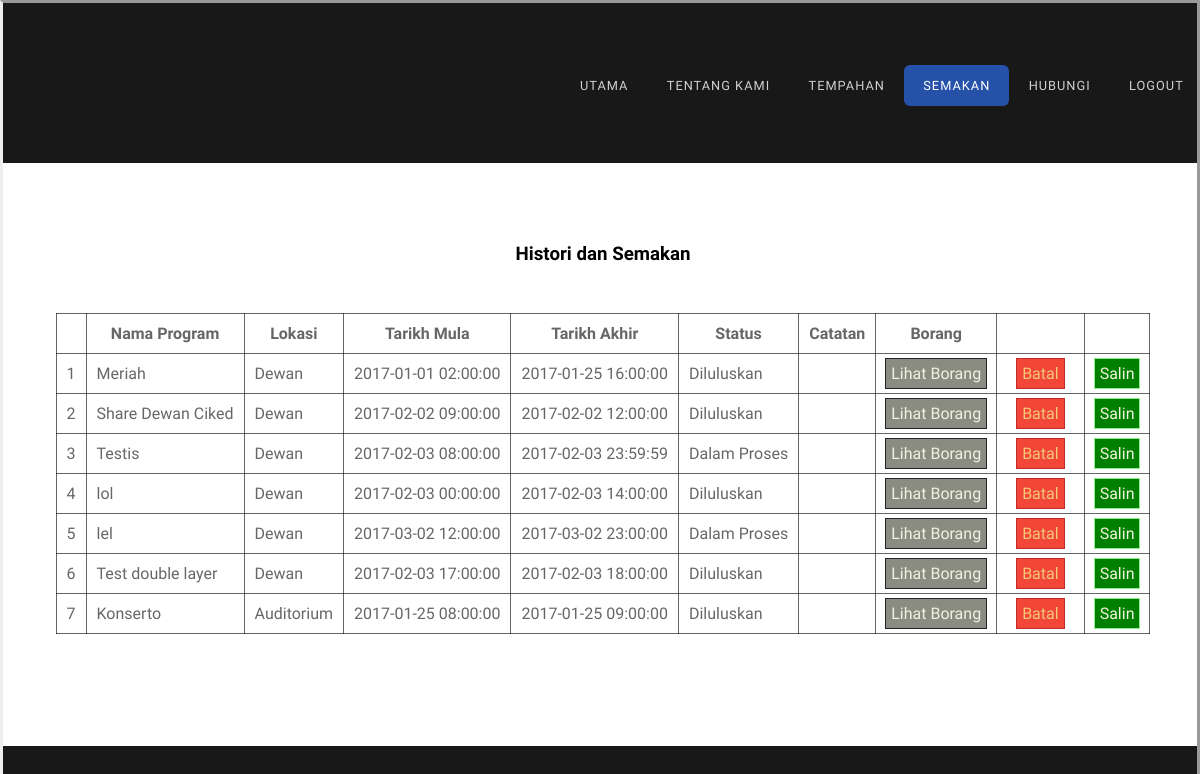
Screenshot of /history.php (signed in) with the database file from the repository.
### tables this page shows
CREATE TABLE `book` (
  `id` int(11) NOT NULL,
  `user_id` int(11) NOT NULL,
  `location` varchar(255) NOT NULL,
  `lcd` int(11) NOT NULL,
  `speaker` int(11) NOT NULL,
  `laptop` int(11) NOT NULL,
  `microphone` int(11) NOT NULL,
  `screen` int(11) NOT NULL,
  `tv` int(11) NOT NULL,
  `extension` int(11) NOT NULL,
  `nama_program` varchar(255) NOT NULL,
  `jawatan` varchar(255) NOT NULL,
  `no_tel` varchar(255) NOT NULL,
  `approval` int(11) NOT NULL,
  `start_date` datetime NOT NULL,
  `end_date` datetime NOT NULL
);

### user_info.php (called while the page is built, shortened)
<?php
$user_id = $_SESSION['user_id'];
?>

### history.php (the view, shortened to what this page needs)
<?php
include 'dbconfig.php';
include 'user_info.php';
$query = "SELECT * FROM book WHERE user_id = $user_id";
$result = $con->query($query);
?>
<!DOCTYPE html PUBLIC "-//W3C//DTD XHTML 1.0 Strict//EN" "http://www.w3.org/TR/xhtml1/DTD/xhtml1-strict.dtd">
<html xmlns="http://www.w3.org/1999/xhtml">
<head>
<link href="default.css" rel="stylesheet" type="text/css" media="all" />
<link href="fonts.css" rel="stylesheet" type="text/css" media="all" />
</head>
<body>
<div id="=">
	<div id="header" class="container">
		<?php include "menu.php"; ?>
	</div>
	</div>
<div id="wrapper">
  <div id="three-column" class="container">
	<div class="title">
	  <h3 align="center">Histori dan Semakan</h3>
	</div>
	<div>
	<center>
		<table>
			<thead>
				<tr>
					<th></th>
					<th>Nama Program</th>
					<th>Lokasi</th>
					<th>Tarikh Mula</th>
					<th>Tarikh Akhir</th>
					<th>Status</th>
					<th>Catatan</th>
					<th>Borang</th>
					<th></th>
				</tr>
			</thead>
			<tbody>
				<?php $count = 1; ?>
				<?php while($row = $result->fetch_assoc()) { ?>
				<?php
					if($row['approval'] == 1){
						$row['approval'] = 'Diluluskan';
					}
					else if($row['approval'] == 2){
						$row['approval'] = 'Ditolak';
					}
					else if($row['approval'] == 3){
						$row['approval'] = 'Batal';
					}
					else{
						$row['approval'] = 'Dalam Proses';
					}
				?>
				<tr>
					<td><?php echo $count; ?></td>
					<td><?php echo $row['nama_program']; ?></td>
					<td><?php echo $row['location']; ?></td>
					<td><?php echo $row['start_date']; ?></td>
					<td><?php echo $row['end_date']; ?></td>
					<td><?php echo $row['approval']; ?></td>
					<td style="max-width: 100px;"><?php echo $row['reason']; ?></td>
					<td><a class="borang" href="borang.php?book_id=<?php echo $row['id']; ?>" target="_blank">Lihat Borang</a></td>
					<td><a class="tolak" href="cancel.php?book_id=<?php echo $row['id']; ?>&status=3">Batal</a></td>
					<td><a class="salin" href="borang.php?book_id=<?php echo $row['id']; ?>&print=1" target="_blank">Salin</a></td>
				</tr>
				<?php $count++; ?>
				<?php } ?>
			</tbody>
		</table>
	</center>
	</div>
</div>
</div>
</body>
</html>

### default.css (style rules this page uses)
html, body { height: 100%; }
body { margin: 0px; padding: 0px; background: #181818; font-family: 'Didact Gothic', sans-serif; font-size: medium; color: #FFF; text-decoration: none; text-transform: none; border-top-style: outset; border-right-style: outset; border-bottom-style: outset; border-left-style: outset; border-top-color: #999; }
h1, h2, h3 { margin: 0; padding: 0; color: #000; }
a { color: #ee0000; }
.container { overflow: hidden; margin: 0em auto; width: 1200px; }
.box1, .box2, .box3, { float: left; margin-right: 20px; }
.title { margin-bottom: 3em; color: #333; border-top-color: #CCC; border-right-color: #CCC; border-bottom-color: #CCC; border-left-color: #CCC; }
#wrapper { position: relative; padding: 5em 0em 7em 0em; background: #FFF; border-top-color: #CCC; border-right-color: #CCC; border-bottom-color: #CCC; border-left-color: #CCC; background-color: #FFFFFF; }
#header { position: relative; padding: 5em 0em; }
#three-column { color: rgba(0,0,0,0.6); border-top-style: none; border-right-style: none; border-bottom-style: none; border-left-style: none; border-top-color: #999; }
.borang { padding: 5px; text-decoration: none; background: #8B8C81; color: #F2F1DF; outline: 1px solid #212625; }
.tolak { padding: 5px; text-decoration: none; background: #F24738; color: #F2C777; outline: 1px solid #BF2A2A; margin: 10px; }
.salin { padding: 5px; text-decoration: none; background: green; color: #F2F1DF; outline: 1px solid lightgreen; }

### history.php (style rules this page uses)
table { border-collapse: collapse; }
table, th, td { border: 1px solid rgba(0,0,0,0.6); }
th, td { padding: 10px 10px; }

### rows the page displays
book: nama_program "Meriah", location "Dewan", start_date "2017-01-01 02:00:00", end_date "2017-01-25 16:00:00", approval "Diluluskan"
book: nama_program "Share Dewan Ciked", location "Dewan", start_date "2017-02-02 09:00:00", end_date "2017-02-02 12:00:00", approval "Diluluskan"
book: nama_program "Testis", location "Dewan", start_date "2017-02-03 08:00:00", end_date "2017-02-03 23:59:59", approval "Dalam Proses"
book: nama_program "lol", location "Dewan", start_date "2017-02-03 00:00:00", end_date "2017-02-03 14:00:00", approval "Diluluskan"
book: nama_program "lel", location "Dewan", start_date "2017-03-02 12:00:00", end_date "2017-03-02 23:00:00", approval "Dalam Proses"
book: nama_program "Test double layer", location "Dewan", start_date "2017-02-03 17:00:00", end_date "2017-02-03 18:00:00", approval "Diluluskan"
book: nama_program "Konserto", location "Auditorium", start_date "2017-01-25 08:00:00", end_date "2017-01-25 09:00:00", approval "Diluluskan"
